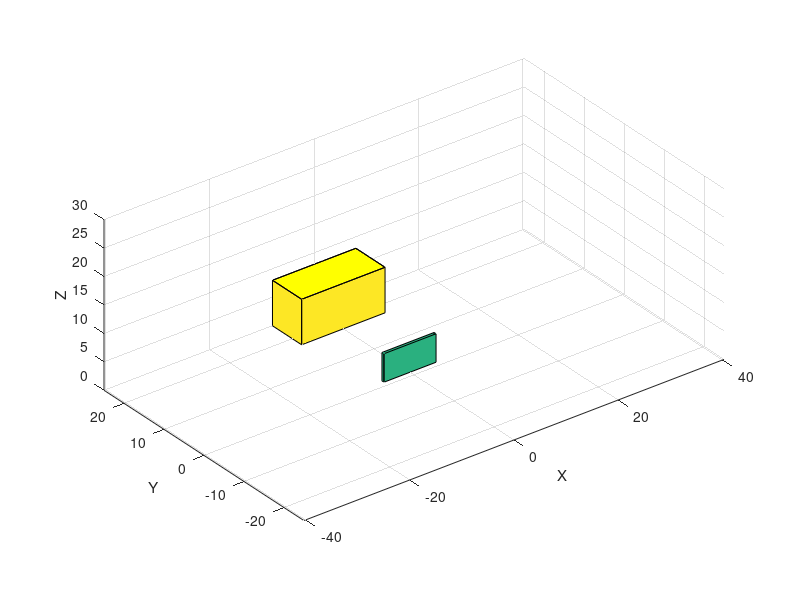

Recreate this plot in MATLAB. (Note: this script raises an error after producing the figure.)
 
clear;

disp("Free Kick Simulator");

% Get input from the user
Vf1 = input('Enter velocity for the kick: '); % Velocity of the foot before Kick 
angle = input('Enter angle for the kick: ');

% Constant Variable
AD = 1.2;       % Air Density at Sea Level (kg/m^3)
DC = 0.8;       % Drag Coefficient
cross_section = 2.5;  % Cross section area of a soccer ball
G = 9.81;              % Gravity
D = AD * DC * cross_section; % Drag Calculation
t = 0:0.1:3; % Time

ball_mass = [4.699; 5.893; 6.883185 ];      % Mass of the Ball (varies in size)
foot_mass = 1.43;      % Mass of the Foot
e = 0.68;       % Coefficient 
Vf2 = 1;            % Velocity of the foot after Kick
Vb1 = 0;        % Velocity of the ball before Kick (Constant value 0)

%goal post
l =  8;                                                 % Length
w = 7.3;                                                 % Width
h = 8;                                                 % Height
X = [-1  -1   1   1  -1; -1  -1   1   1  -1]*l;
Y = [2.42  3.42   3.42  2.42  2.42; 2.42   3.42   3.42  2.42  2.42]*w;
Z = [ 1   1   1   1   1;  0   0   0   0   0]*h;
figure(1)
surf(X, Y, Z)                                           % Plot Walls post
hold on
patch(X(1,:), Y(1,:), Z(1,:), 'y')               


wX = [-1  -1   1   1  -1; -1  -1   1   1  -1]*5;
wY = [2  3   3  2  2; 2   3   3  2  2]*0.5;
wZ = [ 1   1   1   1   1;  0   0   0   0   0]*5;

surf(wX, wY, wZ)                                           % Plot Wall of meat
patch(X(1,:) + 15, Y(1,:) + 20, Z(1,:), 'y')            

grid on
axis equal
axis([-40.3  40.3 -25  25 0 30])
hold on

%Label Graph
xlabel('X');
ylabel('Y');
zlabel('Z');

y_initial = -25;

for j = 1:3
    % Calculate the Velocity respect to angle
   
    Vb2 = (Vf1 * (foot_mass * (1+ e)) + Vb1 * (ball_mass(j) - e * foot_mass)) / (foot_mass + ball_mass(j)); % Velocity of the ball after Kick
    vx = Vb2*cosd(90)*sind(90);
    v0y = Vb2 * cosd(angle)-D;
    v0z = Vb2 * sind(angle);
    vz = v0z-G*t;
    x = vx.*t;
    y = y_initial+v0y.*t;
    z = v0z.*t-0.5*G*(t.^2);
    h = animatedline('LineWidth', 2);
    for i = 1:length(t)
        % Calculate the position
        addpoints(h,x(i),y(i),z(i));
        head=scatter3(x(i),y(i),z(i),500);
        drawnow;
        pause(0.2)
        delete(head)
    end
end 
% Then plot 3D




